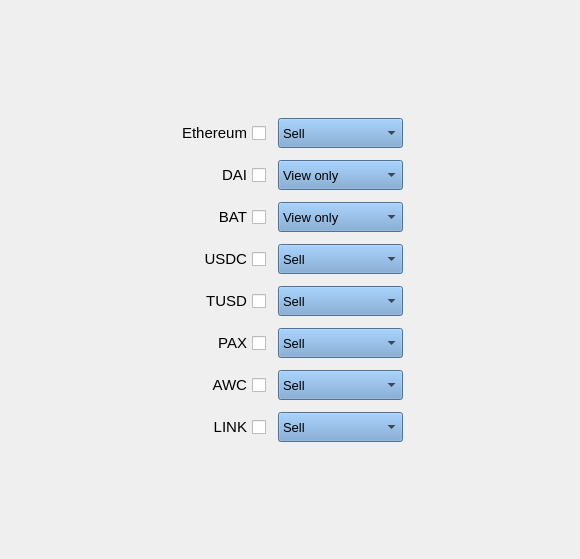
                <widget class="QWidget" name="scrollAreaWidgetContents_2">
                 <property name="geometry">
                  <rect>
                   <x>0</x>
                   <y>0</y>
                   <width>580</width>
                   <height>559</height>
                  </rect>
                 </property>
                 <layout class="QGridLayout" name="gridLayout">
                  <item row="0" column="0">
                   <layout class="QGridLayout" name="erc20_layout" rowstretch="0,0,0,0,0,0,0,0">
                    <property name="sizeConstraint">
                     <enum>QLayout::SetDefaultConstraint</enum>
                    </property>
                    <property name="leftMargin">
                     <number>12</number>
                    </property>
                    <property name="topMargin">
                     <number>12</number>
                    </property>
                    <property name="rightMargin">
                     <number>12</number>
                    </property>
                    <property name="bottomMargin">
                     <number>10</number>
                    </property>
                    <property name="spacing">
                     <number>12</number>
                    </property>
                    <item row="2" column="0">
                     <widget class="QCheckBox" name="checkBox_bat">
                      <property name="sizePolicy">
                       <sizepolicy hsizetype="Fixed" vsizetype="Fixed">
                        <horstretch>0</horstretch>
                        <verstretch>0</verstretch>
                       </sizepolicy>
                      </property>
                      <property name="font">
                       <font>
                        <pointsize>11</pointsize>
                       </font>
                      </property>
                      <property name="layoutDirection">
                       <enum>Qt::RightToLeft</enum>
                      </property>
                      <property name="text">
                       <string>BAT</string>
                      </property>
                      <property name="icon">
                       <iconset resource="coin_icons.qrc">
                        <normaloff>:/sml/img/32/color/bat.png</normaloff>:/sml/img/32/color/bat.png</iconset>
                      </property>
                     </widget>
                    </item>
                    <item row="0" column="1">
                     <widget class="QComboBox" name="eth_combo">
                      <property name="sizePolicy">
                       <sizepolicy hsizetype="Minimum" vsizetype="Minimum">
                        <horstretch>0</horstretch>
                        <verstretch>0</verstretch>
                       </sizepolicy>
                      </property>
                      <property name="minimumSize">
                       <size>
                        <width>125</width>
                        <height>30</height>
                       </size>
                      </property>
                      <property name="maximumSize">
                       <size>
                        <width>150</width>
                        <height>30</height>
                       </size>
                      </property>
                      <property name="font">
                       <font>
                        <pointsize>10</pointsize>
                       </font>
                      </property>
                      <property name="styleSheet">
                       <string notr="true">background-color: rgb(114, 159, 207)</string>
                      </property>
                      <property name="currentText">
                       <string>Sell</string>
                      </property>
                      <property name="currentIndex">
                       <number>2</number>
                      </property>
                      <property name="maxVisibleItems">
                       <number>4</number>
                      </property>
                      <item>
                       <property name="text">
                        <string>View only</string>
                       </property>
                      </item>
                      <item>
                       <property name="text">
                        <string>Buy</string>
                       </property>
                      </item>
                      <item>
                       <property name="text">
                        <string>Sell</string>
                       </property>
                      </item>
                      <item>
                       <property name="text">
                        <string>Buy &amp; sell</string>
                       </property>
                      </item>
                     </widget>
                    </item>
                    <item row="2" column="1">
                     <widget class="QComboBox" name="bat_combo">
                      <property name="sizePolicy">
                       <sizepolicy hsizetype="Minimum" vsizetype="Minimum">
                        <horstretch>0</horstretch>
                        <verstretch>0</verstretch>
                       </sizepolicy>
                      </property>
                      <property name="minimumSize">
                       <size>
                        <width>125</width>
                        <height>30</height>
                       </size>
                      </property>
                      <property name="maximumSize">
                       <size>
                        <width>150</width>
                        <height>30</height>
                       </size>
                      </property>
                      <property name="font">
                       <font>
                        <pointsize>10</pointsize>
                       </font>
                      </property>
                      <property name="styleSheet">
                       <string notr="true">background-color: rgb(114, 159, 207)</string>
                      </property>
                      <property name="currentText">
                       <string>View only</string>
                      </property>
                      <property name="currentIndex">
                       <number>0</number>
                      </property>
                      <property name="maxVisibleItems">
                       <number>4</number>
                      </property>
                      <item>
                       <property name="text">
                        <string>View only</string>
                       </property>
                      </item>
                      <item>
                       <property name="text">
                        <string>Buy</string>
                       </property>
                      </item>
                      <item>
                       <property name="text">
                        <string>Sell</string>
                       </property>
                      </item>
                      <item>
                       <property name="text">
                        <string>Buy &amp; sell</string>
                       </property>
                      </item>
                     </widget>
                    </item>
                    <item row="4" column="1">
                     <widget class="QComboBox" name="tusd_combo">
                      <property name="sizePolicy">
                       <sizepolicy hsizetype="Minimum" vsizetype="Minimum">
                        <horstretch>0</horstretch>
                        <verstretch>0</verstretch>
                       </sizepolicy>
                      </property>
                      <property name="minimumSize">
                       <size>
                        <width>125</width>
                        <height>30</height>
                       </size>
                      </property>
                      <property name="maximumSize">
                       <size>
                        <width>150</width>
                        <height>30</height>
                       </size>
                      </property>
                      <property name="font">
                       <font>
                        <pointsize>10</pointsize>
                       </font>
                      </property>
                      <property name="styleSheet">
                       <string notr="true">background-color: rgb(114, 159, 207)</string>
                      </property>
                      <property name="currentText">
                       <string>Sell</string>
                      </property>
                      <property name="currentIndex">
                       <number>2</number>
                      </property>
                      <property name="maxVisibleItems">
                       <number>4</number>
                      </property>
                      <item>
                       <property name="text">
                        <string>View only</string>
                       </property>
                      </item>
                      <item>
                       <property name="text">
                        <string>Buy</string>
                       </property>
                      </item>
                      <item>
                       <property name="text">
                        <string>Sell</string>
                       </property>
                      </item>
                      <item>
                       <property name="text">
                        <string>Buy &amp; sell</string>
                       </property>
                      </item>
                     </widget>
                    </item>
                    <item row="5" column="1">
                     <widget class="QComboBox" name="pax_combo">
                      <property name="sizePolicy">
                       <sizepolicy hsizetype="Minimum" vsizetype="Minimum">
                        <horstretch>0</horstretch>
                        <verstretch>0</verstretch>
                       </sizepolicy>
                      </property>
                      <property name="minimumSize">
                       <size>
                        <width>125</width>
                        <height>30</height>
                       </size>
                      </property>
                      <property name="maximumSize">
                       <size>
                        <width>150</width>
                        <height>30</height>
                       </size>
                      </property>
                      <property name="font">
                       <font>
                        <pointsize>10</pointsize>
                       </font>
                      </property>
                      <property name="styleSheet">
                       <string notr="true">background-color: rgb(114, 159, 207)</string>
                      </property>
                      <property name="currentText">
                       <string>Sell</string>
                      </property>
                      <property name="currentIndex">
                       <number>2</number>
                      </property>
                      <property name="maxVisibleItems">
                       <number>4</number>
                      </property>
                      <item>
                       <property name="text">
                        <string>View only</string>
                       </property>
                      </item>
                      <item>
                       <property name="text">
                        <string>Buy</string>
                       </property>
                      </item>
                      <item>
                       <property name="text">
                        <string>Sell</string>
                       </property>
                      </item>
                      <item>
                       <property name="text">
                        <string>Buy &amp; sell</string>
                       </property>
                      </item>
                     </widget>
                    </item>
                    <item row="4" column="0">
                     <widget class="QCheckBox" name="checkBox_tusd">
                      <property name="sizePolicy">
                       <sizepolicy hsizetype="Fixed" vsizetype="Fixed">
                        <horstretch>0</horstretch>
                        <verstretch>0</verstretch>
                       </sizepolicy>
                      </property>
                      <property name="font">
                       <font>
                        <pointsize>11</pointsize>
                       </font>
                      </property>
                      <property name="accessibleName">
                       <string/>
                      </property>
                      <property name="layoutDirection">
                       <enum>Qt::RightToLeft</enum>
                      </property>
                      <property name="text">
                       <string>TUSD</string>
                      </property>
                      <property name="icon">
                       <iconset resource="coin_icons.qrc">
                        <normaloff>:/sml/img/32/color/eth.png</normaloff>:/sml/img/32/color/eth.png</iconset>
                      </property>
                      <property name="checked">
                       <bool>false</bool>
                      </property>
                     </widget>
                    </item>
                    <item row="5" column="0">
                     <widget class="QCheckBox" name="checkBox_pax">
                      <property name="sizePolicy">
                       <sizepolicy hsizetype="Fixed" vsizetype="Fixed">
                        <horstretch>0</horstretch>
                        <verstretch>0</verstretch>
                       </sizepolicy>
                      </property>
                      <property name="font">
                       <font>
                        <pointsize>11</pointsize>
                       </font>
                      </property>
                      <property name="accessibleName">
                       <string/>
                      </property>
                      <property name="layoutDirection">
                       <enum>Qt::RightToLeft</enum>
                      </property>
                      <property name="text">
                       <string>PAX</string>
                      </property>
                      <property name="icon">
                       <iconset resource="coin_icons.qrc">
                        <normaloff>:/sml/img/32/color/pax.png</normaloff>:/sml/img/32/color/pax.png</iconset>
                      </property>
                      <property name="checked">
                       <bool>false</bool>
                      </property>
                     </widget>
                    </item>
                    <item row="3" column="1">
                     <widget class="QComboBox" name="usdc_combo">
                      <property name="sizePolicy">
                       <sizepolicy hsizetype="Minimum" vsizetype="Minimum">
                        <horstretch>0</horstretch>
                        <verstretch>0</verstretch>
                       </sizepolicy>
                      </property>
                      <property name="minimumSize">
                       <size>
                        <width>125</width>
                        <height>30</height>
                       </size>
                      </property>
                      <property name="maximumSize">
                       <size>
                        <width>150</width>
                        <height>30</height>
                       </size>
                      </property>
                      <property name="font">
                       <font>
                        <pointsize>10</pointsize>
                       </font>
                      </property>
                      <property name="styleSheet">
                       <string notr="true">background-color: rgb(114, 159, 207)</string>
                      </property>
                      <property name="currentText">
                       <string>Sell</string>
                      </property>
                      <property name="currentIndex">
                       <number>2</number>
                      </property>
                      <property name="maxVisibleItems">
                       <number>4</number>
                      </property>
                      <item>
                       <property name="text">
                        <string>View only</string>
                       </property>
                      </item>
                      <item>
                       <property name="text">
                        <string>Buy</string>
                       </property>
                      </item>
                      <item>
                       <property name="text">
                        <string>Sell</string>
                       </property>
                      </item>
                      <item>
                       <property name="text">
                        <string>Buy &amp; sell</string>
                       </property>
                      </item>
                     </widget>
                    </item>
                    <item row="3" column="0">
                     <widget class="QCheckBox" name="checkBox_usdc">
                      <property name="sizePolicy">
                       <sizepolicy hsizetype="Fixed" vsizetype="Fixed">
                        <horstretch>0</horstretch>
                        <verstretch>0</verstretch>
                       </sizepolicy>
                      </property>
                      <property name="font">
                       <font>
                        <pointsize>11</pointsize>
                       </font>
                      </property>
                      <property name="accessibleName">
                       <string/>
                      </property>
                      <property name="layoutDirection">
                       <enum>Qt::RightToLeft</enum>
                      </property>
                      <property name="text">
                       <string>USDC</string>
                      </property>
                      <property name="icon">
                       <iconset resource="coin_icons.qrc">
                        <normaloff>:/sml/img/32/color/usdc.png</normaloff>:/sml/img/32/color/usdc.png</iconset>
                      </property>
                      <property name="checked">
                       <bool>false</bool>
                      </property>
                     </widget>
                    </item>
                    <item row="6" column="0">
                     <widget class="QCheckBox" name="checkBox_awc">
                      <property name="sizePolicy">
                       <sizepolicy hsizetype="Fixed" vsizetype="Fixed">
                        <horstretch>0</horstretch>
                        <verstretch>0</verstretch>
                       </sizepolicy>
                      </property>
                      <property name="font">
                       <font>
                        <pointsize>11</pointsize>
                       </font>
                      </property>
                      <property name="accessibleName">
                       <string/>
                      </property>
                      <property name="layoutDirection">
                       <enum>Qt::RightToLeft</enum>
                      </property>
                      <property name="text">
                       <string>AWC</string>
                      </property>
                      <property name="icon">
                       <iconset resource="coin_icons.qrc">
                        <normaloff>:/sml/img/32/color/eth.png</normaloff>:/sml/img/32/color/eth.png</iconset>
                      </property>
                      <property name="checked">
                       <bool>false</bool>
                      </property>
                     </widget>
                    </item>
                    <item row="1" column="1">
                     <widget class="QComboBox" name="dai_combo">
                      <property name="sizePolicy">
                       <sizepolicy hsizetype="Minimum" vsizetype="Minimum">
                        <horstretch>0</horstretch>
                        <verstretch>0</verstretch>
                       </sizepolicy>
                      </property>
                      <property name="minimumSize">
                       <size>
                        <width>125</width>
                        <height>30</height>
                       </size>
                      </property>
                      <property name="maximumSize">
                       <size>
                        <width>150</width>
                        <height>30</height>
                       </size>
                      </property>
                      <property name="font">
                       <font>
                        <pointsize>10</pointsize>
                       </font>
                      </property>
                      <property name="styleSheet">
                       <string notr="true">background-color: rgb(114, 159, 207)</string>
                      </property>
                      <property name="currentText">
                       <string>View only</string>
                      </property>
                      <property name="currentIndex">
                       <number>0</number>
                      </property>
                      <property name="maxVisibleItems">
                       <number>4</number>
                      </property>
                      <item>
                       <property name="text">
                        <string>View only</string>
                       </property>
                      </item>
                      <item>
                       <property name="text">
                        <string>Buy</string>
                       </property>
                      </item>
                      <item>
                       <property name="text">
                        <string>Sell</string>
                       </property>
                      </item>
                      <item>
                       <property name="text">
                        <string>Buy &amp; sell</string>
                       </property>
                      </item>
                     </widget>
                    </item>
                    <item row="6" column="1">
                     <widget class="QComboBox" name="awc_combo">
                      <property name="sizePolicy">
                       <sizepolicy hsizetype="Minimum" vsizetype="Minimum">
                        <horstretch>0</horstretch>
                        <verstretch>0</verstretch>
                       </sizepolicy>
                      </property>
                      <property name="minimumSize">
                       <size>
                        <width>125</width>
                        <height>30</height>
                       </size>
                      </property>
                      <property name="maximumSize">
                       <size>
                        <width>150</width>
                        <height>30</height>
                       </size>
                      </property>
                      <property name="font">
                       <font>
                        <pointsize>10</pointsize>
                       </font>
                      </property>
                      <property name="styleSheet">
                       <string notr="true">background-color: rgb(114, 159, 207)</string>
                      </property>
                      <property name="currentText">
                       <string>Sell</string>
                      </property>
                      <property name="currentIndex">
                       <number>2</number>
                      </property>
                      <property name="maxVisibleItems">
                       <number>4</number>
                      </property>
                      <item>
                       <property name="text">
                        <string>View only</string>
                       </property>
                      </item>
                      <item>
                       <property name="text">
                        <string>Buy</string>
                       </property>
                      </item>
                      <item>
                       <property name="text">
                        <string>Sell</string>
                       </property>
                      </item>
                      <item>
                       <property name="text">
                        <string>Buy &amp; sell</string>
                       </property>
                      </item>
                     </widget>
                    </item>
                    <item row="7" column="0">
                     <widget class="QCheckBox" name="checkBox_link">
                      <property name="sizePolicy">
                       <sizepolicy hsizetype="Fixed" vsizetype="Fixed">
                        <horstretch>0</horstretch>
                        <verstretch>0</verstretch>
                       </sizepolicy>
                      </property>
                      <property name="font">
                       <font>
                        <pointsize>11</pointsize>
                       </font>
                      </property>
                      <property name="accessibleName">
                       <string/>
                      </property>
                      <property name="layoutDirection">
                       <enum>Qt::RightToLeft</enum>
                      </property>
                      <property name="text">
                       <string>LINK</string>
                      </property>
                      <property name="icon">
                       <iconset resource="coin_icons.qrc">
                        <normaloff>:/sml/img/32/color/eth.png</normaloff>:/sml/img/32/color/eth.png</iconset>
                      </property>
                      <property name="checked">
                       <bool>false</bool>
                      </property>
                     </widget>
                    </item>
                    <item row="7" column="1">
                     <widget class="QComboBox" name="link_combo">
                      <property name="sizePolicy">
                       <sizepolicy hsizetype="Minimum" vsizetype="Minimum">
                        <horstretch>0</horstretch>
                        <verstretch>0</verstretch>
                       </sizepolicy>
                      </property>
                      <property name="minimumSize">
                       <size>
                        <width>125</width>
                        <height>30</height>
                       </size>
                      </property>
                      <property name="maximumSize">
                       <size>
                        <width>150</width>
                        <height>30</height>
                       </size>
                      </property>
                      <property name="font">
                       <font>
                        <pointsize>10</pointsize>
                       </font>
                      </property>
                      <property name="styleSheet">
                       <string notr="true">background-color: rgb(114, 159, 207)</string>
                      </property>
                      <property name="currentText">
                       <string>Sell</string>
                      </property>
                      <property name="currentIndex">
                       <number>2</number>
                      </property>
                      <property name="maxVisibleItems">
                       <number>4</number>
                      </property>
                      <item>
                       <property name="text">
                        <string>View only</string>
                       </property>
                      </item>
                      <item>
                       <property name="text">
                        <string>Buy</string>
                       </property>
                      </item>
                      <item>
                       <property name="text">
                        <string>Sell</string>
                       </property>
                      </item>
                      <item>
                       <property name="text">
                        <string>Buy &amp; sell</string>
                       </property>
                      </item>
                     </widget>
                    </item>
                    <item row="0" column="0">
                     <widget class="QCheckBox" name="checkBox_eth">
                      <property name="sizePolicy">
                       <sizepolicy hsizetype="Fixed" vsizetype="Fixed">
                        <horstretch>0</horstretch>
                        <verstretch>0</verstretch>
                       </sizepolicy>
                      </property>
                      <property name="font">
                       <font>
                        <pointsize>11</pointsize>
                       </font>
                      </property>
                      <property name="accessibleName">
                       <string/>
                      </property>
                      <property name="layoutDirection">
                       <enum>Qt::RightToLeft</enum>
                      </property>
                      <property name="text">
                       <string>Ethereum</string>
                      </property>
                      <property name="icon">
                       <iconset resource="coin_icons.qrc">
                        <normaloff>:/sml/img/32/color/eth.png</normaloff>:/sml/img/32/color/eth.png</iconset>
                      </property>
                      <property name="checked">
                       <bool>false</bool>
                      </property>
                     </widget>
                    </item>
                    <item row="1" column="0">
                     <widget class="QCheckBox" name="checkBox_dai">
                      <property name="sizePolicy">
                       <sizepolicy hsizetype="Fixed" vsizetype="Fixed">
                        <horstretch>0</horstretch>
                        <verstretch>0</verstretch>
                       </sizepolicy>
                      </property>
                      <property name="font">
                       <font>
                        <pointsize>11</pointsize>
                       </font>
                      </property>
                      <property name="layoutDirection">
                       <enum>Qt::RightToLeft</enum>
                      </property>
                      <property name="text">
                       <string>DAI</string>
                      </property>
                      <property name="icon">
                       <iconset resource="coin_icons.qrc">
                        <normaloff>:/sml/img/32/color/dai.png</normaloff>:/sml/img/32/color/dai.png</iconset>
                      </property>
                     </widget>
                    </item>
                   </layout>
                  </item>
                 </layout>
                </widget>
